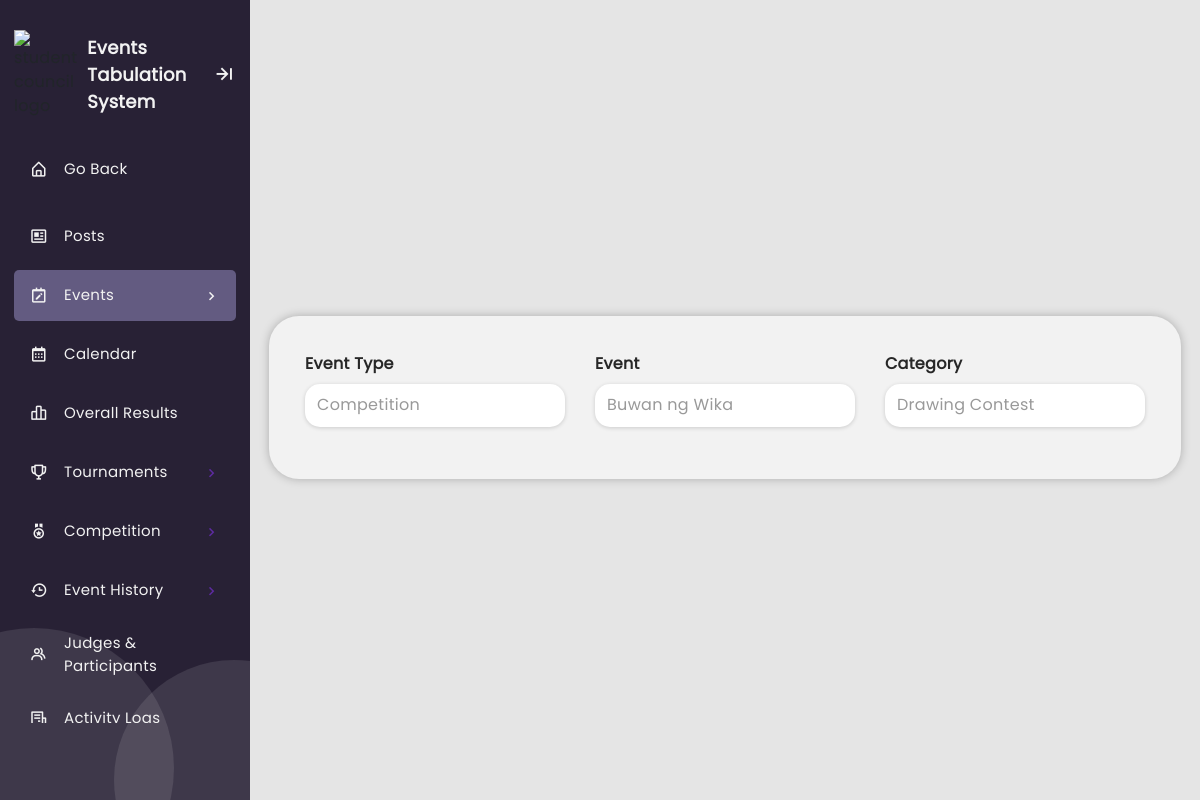
The app's page /EVE-admin-edit-event.php?eec=53 (signed in) with its own data.
### tables this page shows
CREATE TABLE `ongoing_list_of_event` (
  `event_id` int(11) NOT NULL,
  `ongoing_event_name_id` int(11) NOT NULL,
  `category_name_id` int(11) DEFAULT NULL,
  `event_name_id` int(11) NOT NULL,
  `event_type_id` int(11) NOT NULL,
  `category_name` varchar(25) DEFAULT NULL,
  `event_description` varchar(255) NOT NULL,
  `event_code` varchar(12) DEFAULT NULL,
  `event_date` date NOT NULL,
  `event_time` time NOT NULL,
  `is_archived` tinyint(1) NOT NULL DEFAULT 0,
  `suggested_status` tinyint(1) NOT NULL DEFAULT 0,
  `overall_include` tinyint(1) NOT NULL DEFAULT 1,
  `is_deleted` tinyint(1) NOT NULL DEFAULT 0
);

CREATE TABLE `event_type` (
  `event_type_id` int(11) NOT NULL,
  `event_type` varchar(11) NOT NULL
);

CREATE TABLE `ongoing_event_name` (
  `ongoing_event_name_id` int(11) NOT NULL,
  `event_name_id` int(11) NOT NULL,
  `event_name` varchar(25) NOT NULL,
  `year_created` year(4) NOT NULL,
  `is_done` tinyint(1) NOT NULL DEFAULT 0
);

### php/EVE-admin-edit-event.php (called while the page is built, shortened)
<?php
    include 'CAL-logger.php';
    if(isset($_GET['eec'])){
        $id = $_GET['eec'];
        $sql = "SELECT ole.*,
                oen.*,
                et.*
                FROM ongoing_event_name AS oen
                JOIN event_type AS et
                JOIN ongoing_list_of_event AS ole ON ole.ongoing_event_name_id = oen.ongoing_event_name_id AND ole.event_name_id = oen.event_name_id AND ole.event_type_id = et.event_type_id
                WHERE is_archived = 0 AND is_deleted = 0 AND ole.event_id = $id;";
        $query = mysqli_query($conn, $sql);
        $edit_event_row = mysqli_fetch_array($query);
    }
?>

### EVE-admin-edit-event.php (the view, shortened to what this page needs)
<?php
  include './php/EVE-admin-get-event-data.php';
  include './php/EVE-admin-edit-event.php';
?>
<!DOCTYPE html>
<html lang="en">
  <head>
    <link rel="stylesheet" href="./css/theme-mode.css">
    <link rel="stylesheet" href="./css/boxicons.css">
    <link rel="stylesheet" href="./css/responsive.css">
    <link rel="stylesheet" href="./css/sidebar-style.css">
    <link rel="stylesheet" href="./css/system-wide.css">
    <link rel="stylesheet" href="./css/EVE-admin-bootstrap-select.min.css">
    <link rel="stylesheet" href="./css/EVE-admin-bootstrap4.min.css">
    <link rel="stylesheet" href="./css/EVE-admin-list-of-events.css">
    <link rel="stylesheet" href="./css/EVE-admin-confirmation.css">
    <link rel="stylesheet" href="./css/EVE-admin-create-add-event.css">
  </head>
  <body>
    <?php
      require './php/admin-sidebar.php';
    ?>
    <section class="home-section">
      <div class="container-fluid d-flex row justify-content-center align-items-center m-0" id="event-edit-wrapper">
        <div class="element">
          <form id="add-event-form" action="" method="POST" role="form">
            <div class="row flex-column flex-md-row">
            <div class="form-group col-md-4" id="eventTypeS">
                  <label class="form-label fw-bold">Event Type</label>
                  <div id="select-event-type" name="select-event-type" class="form-control disable"><?php echo $edit_event_row['event_type']?></div>
              </div>
              <div class="form-group col-md-4" id="eventNameS">
                  <label class="form-label fw-bold">Event</label>
                  <div id="select-event-name" name="select-event-name" class="form-control disable"><?php echo $edit_event_row['event_name']?></div>
              </div>
              <div class="form-group col-md-4" id="categoryNameS">
                <label class="form-label fw-bold">Category</label>
                <div id="select-category-name" name="select-category-name" class="form-control disable"><?php echo $edit_event_row['category_name']?></div>
            </div>
          </div>
          </form>
        </div>
      </div>
    </section>
  </body>
</html>

### css/theme-mode.css (style rules this page uses)
:root[data-theme="light"] { --color-sidebar-bg:#282135; --color-sidebar-text: #f2f2f2; --color-sidebar-active: rgba(114, 106, 148, 0.8); --color-sidebar-subactive: rgba(114, 106, 148, 0.8); --color-sidebar-hover: rgba(114, 106, 148, 0.15); --color-sidebar-sublist-1: #FF605C; --color-sidebar-sublist-2: #00CA4E; --color-sidebar-sublist-3: #FFB546; --color-sidebar-sublist-4: #9747FF; --color-sidebar-chevron-icon: #5D2BA0; --color-container-shadow: 0px 0px 10px rgba(0, 0, 0, 0.25); --color-container-hover: 0px 0px 10px 3px rgba(0, 0, 0, 0.25); --color-element-shadow: 0px 1px 4px rgba(0, 0, 0, 0.16); --color-element-hover: 0px 1px 4px 3px 3px rgba(0, 0, 0, 0.16); --color-body: #e5e5e5; --color-content-card: #F2F2F2; --color-content-element: #ffffff; --color-content-outline: #cccccc; --color-content-text: #272727; --color-content-line: #635B8180; --color-search-show: #FF605C; --color-content-button: #EDE7DD; --color-content-button-line: #635B81; --color-sc: #6056a1; --color-acap: #a188b4; --color-aeces: #c1393b; --color-elite: #e27304; --color-give: #22404f; --color-jehra: #da6993; --color-jmap: #eec21d; --color-jpia: #aa3f4e; --color-piie: #126b31; }

### css/sidebar-style.css (style rules this page uses)
* { padding: 0%; margin: 0%; box-sizing: border-box; font-family: 'Poppins'; }
body { min-height: 100vh; }
.home-section { position: relative; background-color: var(--color-body); min-height: 100vh; top:0; left:78px; width: calc(100% - 78px); transition: all .5s ease; z-index: 2; }
.sidebar.open ~ .home-section { left:250px; width: calc(100% - 250px); }

### css/system-wide.css (style rules this page uses)
:root[data-theme="light"] { --outline-button-border-color: #000; --hover-outline-button-color: #0000000D; --active-outline-button-color: #00000014; --hover-text-button-color: #0000000D; --active-text-button-color: #00000014; --default-icon-button-color: #FFAD6F; --default-icon-text-color: #FFF; --default-delete-button-color: transparent; --hover-delete-button-color: #0000000D; --active-delete-button-color: #00000014; --default-delete-text-color: #D03A36; --default-delete-border-color: #D03A36; --default-text-color: #1C1C1C; --alternate-text-color: #E4E4E4; --element-shadow-color: #9747FF40; --shadow-color: #00000040; }
html { --default-primary-action-color: #5D2BA0; --hover-primary-action-color: #743EBA; --active-primary-action-color: #50208F; --default-secondary-action-color: #E4E4E4; --hover-secondary-action-color: #D3D3D3; --active-secondary-action-color: #AEAEAE; --disabled-action-text-color: #66666680; --disabled-action-color: #CCCCCC; --white-text-color: #fff; --black-text-color: #1C1C1C; --default-success-color: #00CA4E; --hover-success-color: #02DF57; --active-success-color: #00BA48; --default-warning-color: #FFAD6F; --default-danger-color: #D03A36; --hover-danger-color: #E54A47; --active-danger-color: #BF3733; }
* { font-family: 'Poppins'; letter-spacing: 0.3px; margin: 0; padding: 0; }
.element { width: 100%!important; max-width: 76vw; border-radius: 30px!important; margin: 5px 0 10px 0!important; padding: calc(12px + 2vw)!important; box-shadow: 0px 0px 10px 0 var(--shadow-color)!important; background-color: var(--color-content-card); color: var(--color-content-text); position: relative; }
::placeholder { color: var(--color-content-text) !important; }

### css/EVE-admin-list-of-events.css (style rules this page uses)
html { overflow-y: scroll; overflow-x: hidden; }
#event-create-wrapper, #event-edit-wrapper { height: 100vh; }
#add-event-form { width: 100%; }
#add-event-form label { color: var(--color-content-text); }
.form-control { box-shadow: 0px 1px 4px rgba(0, 0, 0, 0.16)!important; }
#add-event-form label { font-weight: bold; }
.element { overflow: hidden; }

### css/EVE-admin-create-add-event.css (style rules this page uses)
:root[data-theme="light"] { --not-active-text-color: #999; --filter-default: invert(0%); }
.form-control { background-color: var(--color-content-element)!important; border: none!important; border-radius: 15px!important; line-height: 1.88!important; }
.form-control { box-shadow: 0px 1px 4px rgba(0, 0, 0, 0.16)!important; }
.disable { cursor: not-allowed; color: var(--not-active-text-color); }

### records on screen
ongoing_list_of_event: event_type.event_type "Competition", ongoing_event_name.event_name "Buwan ng Wika", category_name "Drawing Contest"
